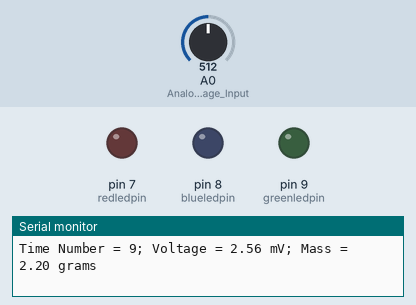
Bench run of a sketch on a simulated Arduino Uno, built with avr-gcc and run on an emulated ATmega328P. On the bench: output pins drawn as LEDs (lit = HIGH), the last lines printed to the serial monitor. The inputs (shaded band) are chosen by the test bench; at power-on: A0 (Analog_Voltage_Input) = 512.

Above: at 1.2 s.
1.3 s: A0 (Analog_Voltage_Input) set to 600
2.8 s: A0 (Analog_Voltage_Input) set to 620
At 3.9 s:
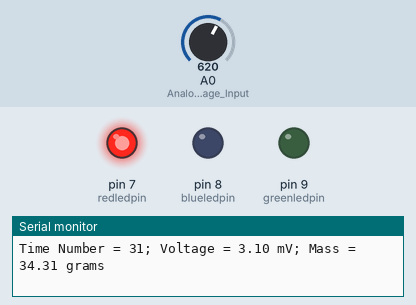
4.4 s: A0 (Analog_Voltage_Input) set to 751
5.9 s: A0 (Analog_Voltage_Input) set to 772
At 7.1 s:
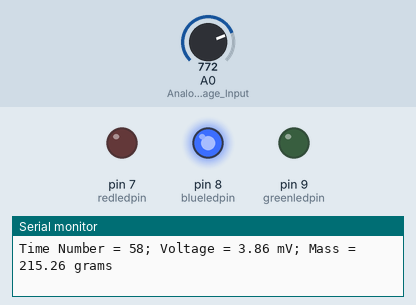
7.4 s: A0 (Analog_Voltage_Input) set to 716
At 8.4 s:
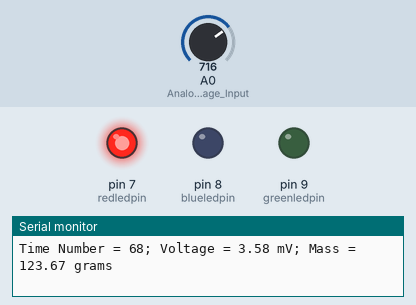
8.9 s: A0 (Analog_Voltage_Input) set to 590
At 9.3 s:
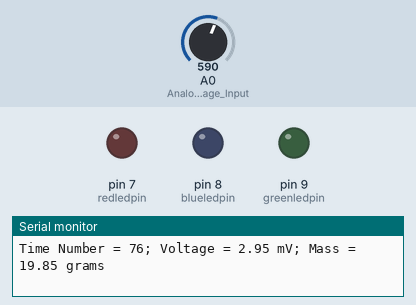
Timing chart, 0 to 11.5 s (numbered marks = the images above; inputs shaded):
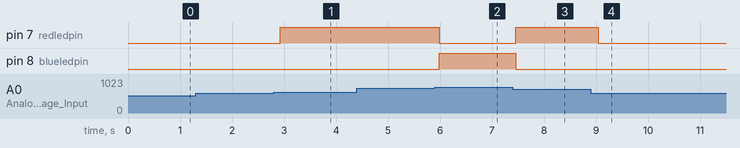

The sketch:

DetectorBuilding.ino
```cpp
// MAIN INITIALIZATION CODE
// School Information to Identify Device
String schoolname = "Greenwood Laboratory School";
String schoolteamname = "Bluejays";

float sensoroffset = 10;              // Voltage Offset of Analog Readings
signed long int timemeasurement = 0;  // Variable to Differentiate Different Readings

// Initialize Digital Pins to Use for LEDs
int redledpin = 7;
int blueledpin = 8;
int greenledpin = 9;

// Min-Max of LED Range to Turn On
float redledmin = 30;      // Red LED Minimum Weight to Turn On
float redledmax = 200;     // Red LED Maximum Weight to Turn Off
float blueledmin = 200;    // Blue LED Minimum Weight to Turn On
float blueledmax = 600;    // Blue LED Maximum Weight to Turn Off
float greenledmin = 600;   // Green LED Minimum Weight to Turn On
float greenledmax = 1000;  // Green LED Maximum Weight to Turn Off


// LOOP TO RUN AT DEVICE START
void setup() {
  Serial.begin(115200);          // Set the Serial baudrate to 115200
  pinMode(PIN_A0, INPUT);        // Analog Voltage Input
  pinMode(redledpin, OUTPUT);    // Red LED Pin
  pinMode(blueledpin, OUTPUT);   // Blue LED Pin
  pinMode(greenledpin, OUTPUT);  // Green LED Pin

  // Print School Identification Information
  Serial.println(schoolname);
  Serial.println(schoolteamname);
}

// LOOP TO REPEAT
void loop() {

  delay(10);
  float raw0 = analogRead(PIN_A0);  // Take 1st Measurement
  delay(10);                        // Wait 10ms
  float raw1 = analogRead(PIN_A0);  // Take 2st Measurement
  delay(10);                        // Wait 10ms
  float raw2 = analogRead(PIN_A0);  // Take 3st Measurement
  delay(10);                        // Wait 10ms
  float raw3 = analogRead(PIN_A0);  // Take 4st Measurement
  delay(10);                        // Wait 10ms
  float raw4 = analogRead(PIN_A0);  // Take 5st Measurement
  delay(10);                        // Wait 10ms
  float raw5 = analogRead(PIN_A0);  // Take 6st Measurement
  delay(10);                        // Wait 10ms
  float raw6 = analogRead(PIN_A0);  // Take 7st Measurement
  delay(10);                        // Wait 10ms
  float totalraw = raw0 + raw1 + raw2 + raw3 + raw4 + raw5 + raw6;
  // Add all 7 Measurements to one variable
  delay(10);                                                                                    // Wait 10ms
  float averageraw = totalraw / 7;                                                              // Find the Average of the 7 Variables
  float voltage = averageraw / 200;                                                             // Divide the 5mV Increments by 200 to get Voltage
  delay(10);                                                                                    // Wait 10ms
  float usedforcalculation1 = averageraw - 440;                                                 // Add X-Offset to the Calculation
  delay(10);                                                                                    // Wait 10ms
  float usedforcalculation2 = usedforcalculation1 * usedforcalculation1 * usedforcalculation1;  // Cube the raw input of voltage for First part of equation.
  float weight = usedforcalculation2 / 170000;                                                  // Divide by 170000 for equation
  if (weight < 0) {
    weight = 0;  // If result is less than 0, change variable to be equal to 0.
  }

  timemeasurement = timemeasurement + 1;  // Increase Measurement Number
  Serial.println();                       // Print Empty Line to Separate Measurements

  if (weight > redledmin) {
    if (weight < redledmax) {
      digitalWrite(redledpin, HIGH);  // Turn Red LED ON
    } else {
      digitalWrite(redledpin, LOW);  // Turn Red LED OFF
    }
  } else {
    digitalWrite(redledpin, LOW);  // Turn Red LED OFF
  }

  if (weight > blueledmin) {
    if (weight < blueledmax) {
      digitalWrite(blueledpin, HIGH);  // Turn Blue LED ON
    } else {
      digitalWrite(blueledpin, LOW);  // Turn Blue LED OFF
    }
  } else {
    digitalWrite(blueledpin, LOW);  // Turn Blue LED OFF
  }

  if (weight > greenledmin) {
    if (weight < greenledmax) {
      digitalWrite(greenledpin, HIGH);  // Turn Green LED ON
    } else {
      digitalWrite(greenledpin, LOW);  // Turn Green LED OFF
    }
  } else {
    digitalWrite(greenledpin, LOW);  // Turn Green LED OFF
  }
  Serial.print("Time Number = ");
  Serial.print(timemeasurement);  // Print Time Measurement
  Serial.print("; Voltage = ");   // Print Label
  Serial.print(voltage);          // Print Voltage Output
  Serial.print(" mV; Mass = ");   // Print Label for Voltage
  Serial.print(weight);           // Print Weight in Grams
  Serial.println(" grams");       // Print Label for Grams
  delay(10);
}
```

Measured:
- the behaviour switches between 612 and 613 on A0 (Analog_Voltage_Input) (found by bisection; images 0 and 1)
- the behaviour switches between 763 and 764 on A0 (Analog_Voltage_Input) (found by bisection; images 1 and 2)
- after the input at 2.8 s, pin 7 (redledpin): LOW → HIGH after 0.12 s
- after the input at 5.9 s, pin 7 (redledpin): HIGH → LOW after 0.08 s; pin 8 (blueledpin): LOW → HIGH after 0.08 s
- after the input at 7.4 s, pin 7 (redledpin): LOW → HIGH after 0.05 s; pin 8 (blueledpin): HIGH → LOW after 0.05 s
- after the input at 8.9 s, pin 7 (redledpin): HIGH → LOW after 0.15 s
